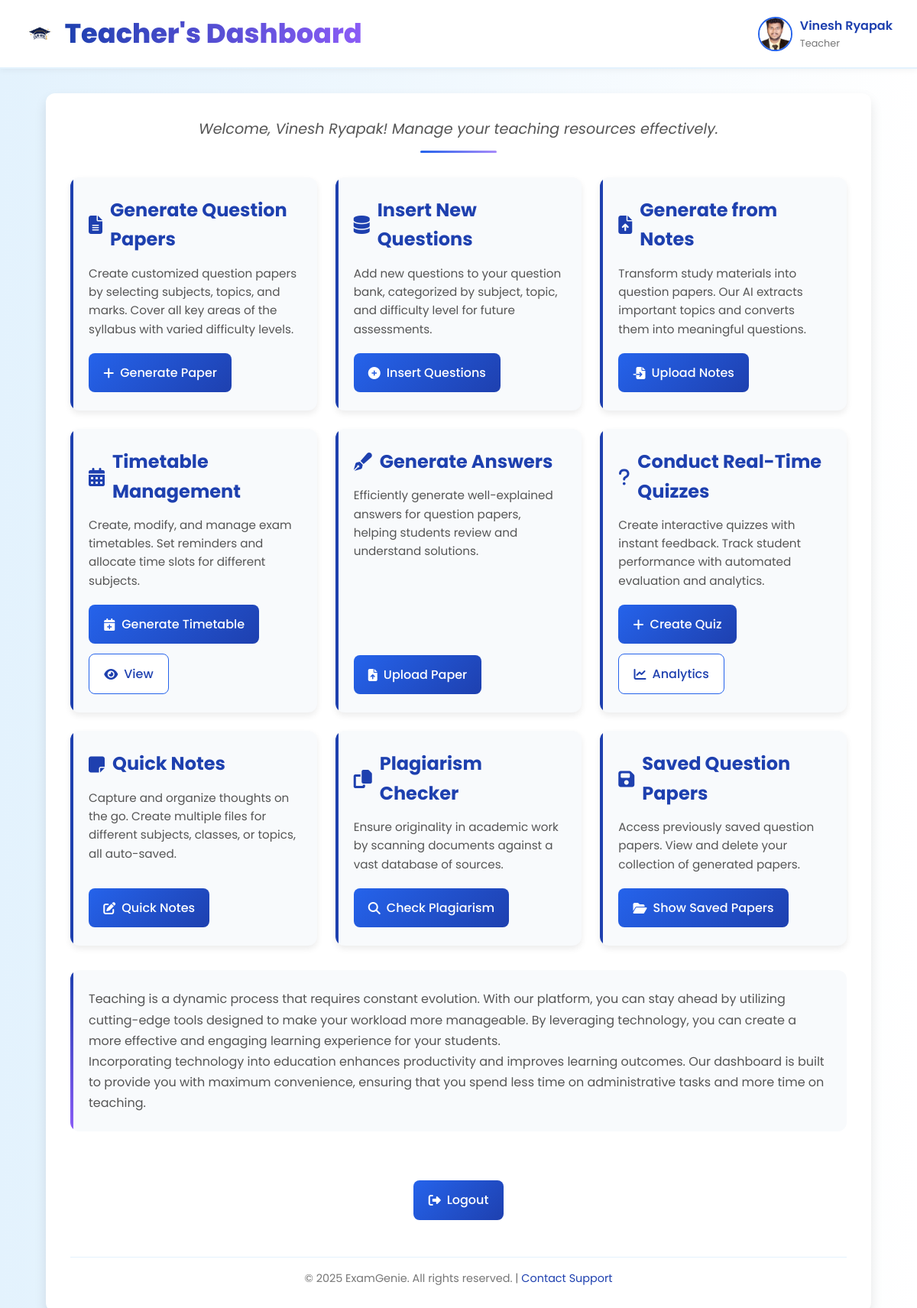
The page /dashboard/ (signed in) on the database its author committed.
### main/models.py (models this page shows, shortened)
class Teacher(AbstractBaseUser, PermissionsMixin):
    email = models.EmailField(unique=True)
    first_name = models.CharField(max_length=50, null=True, blank=True)  # Allowing null
    last_name = models.CharField(max_length=50, null=True, blank=True)  # Allowing null
    profile_photo = models.ImageField(upload_to='profile_photos/', null=True, blank=True)  # Allowing null
    specialization = models.CharField(max_length=100)
    is_active = models.BooleanField(default=True)
    is_staff = models.BooleanField(default=False)
    objects = TeacherManager()
    USERNAME_FIELD = 'email'
    REQUIRED_FIELDS = []

### main/views.py (the view)
# urls.py: path('dashboard/', views.dashboard, name='dashboard'),
def dashboard(request):
    if request.user.is_authenticated:
        return render(request, 'main/dashboard.html')
    else:
        messages.error(request, "You need to log in first.")
        return redirect('login')

### main/templates/main/dashboard.html (shortened to what this page needs)
<!DOCTYPE html>
<html lang="en">
<head>
    {% load static %}
    <link rel="stylesheet" href="{% static 'css/style.css' %}">
    <link rel="stylesheet" href="https://cdnjs.cloudflare.com/ajax/libs/font-awesome/6.4.0/css/all.min.css">
</head>
<body>
    <div class="header">
        <div class="logo-container">
            <img src="{% static 'images/logo.png' %}" alt="ExamGenie Logo" class="logo">
            <h1 class="dashboard-title">Teacher's Dashboard</h1>
        </div>
        <div class="profile-container" onclick="toggleDropdown(event)">
            <img src="{{ user.profile_photo.url }}" alt="Teacher's Photo" class="profile-pic">
            <div class="profile-info">
                <span class="profile-name">{{ user.first_name }} {{ user.last_name }}</span>
                <span class="profile-role">Teacher</span>
            </div>
        </div>
    </div>
    <div class="container">
        <p class="welcome-message">Welcome, {{ user.first_name }} {{ user.last_name }}! Manage your teaching resources effectively.</p>
        <div class="dashboard-buttons">
            <div class="button-group">
                <h3><i class="fas fa-file-alt"></i> Generate Question Papers</h3>
                <p>Create customized question papers by selecting subjects, topics, and marks. Cover all key areas of the syllabus with varied difficulty levels.</p>
                <div class="button-actions">
                    <a href="{% url 'generate_paper_form' %}" class="dashboard-button"><i class="fas fa-plus"></i> Generate Paper</a>
                </div>
            </div>
            <div class="button-group">
                <h3><i class="fas fa-database"></i> Insert New Questions</h3>
                <p>Add new questions to your question bank, categorized by subject, topic, and difficulty level for future assessments.</p>
                <div class="button-actions">
                    <a href="{% url 'insert_questions' %}" class="dashboard-button"><i class="fas fa-plus-circle"></i> Insert Questions</a>
                </div>
            </div>
            <div class="button-group">
                <h3><i class="fas fa-file-upload"></i> Generate from Notes</h3>
                <p>Transform study materials into question papers. Our AI extracts important topics and converts them into meaningful questions.</p>
                <div class="button-actions">
                    <a href="{% url 'upload_files' %}" class="dashboard-button"><i class="fas fa-file-import"></i> Upload Notes</a>
                </div>
            </div>
            <div class="button-group">
                <h3><i class="fas fa-calendar-alt"></i> Timetable Management</h3>
                <p>Create, modify, and manage exam timetables. Set reminders and allocate time slots for different subjects.</p>
                <div class="button-actions">
                    <a href="{% url 'add_timetable' %}" class="dashboard-button"><i class="fas fa-calendar-plus"></i> Generate Timetable</a>
                    <a href="{% url 'view_timetable' %}" class="dashboard-button secondary-button"><i class="fas fa-eye"></i> View</a>
                </div>
            </div>
            <div class="button-group">
                <h3><i class="fas fa-pen-fancy"></i> Generate Answers</h3>
                <p>Efficiently generate well-explained answers for question papers, helping students review and understand solutions.</p>
                <div class="button-actions">
                    <a href="{% url 'upload_question_paper' %}" class="dashboard-button"><i class="fas fa-file-upload"></i> Upload Paper</a>
                </div>
            </div>
            <div class="button-group">
                <h3><i class="fas fa-question"></i> Conduct Real-Time Quizzes</h3>
                <p>Create interactive quizzes with instant feedback. Track student performance with automated evaluation and analytics.</p>
                <div class="button-actions">
                    <a href="{% url 'create_quiz' %}" class="dashboard-button"><i class="fas fa-plus"></i> Create Quiz</a>
                    <a href="{% url 'quiz_analysis' %}" class="dashboard-button secondary-button"><i class="fas fa-chart-line"></i> Analytics</a>
                </div>
            </div>
            <div class="button-group">
                <h3><i class="fas fa-sticky-note"></i> Quick Notes</h3>
                <p>Capture and organize thoughts on the go. Create multiple files for different subjects, classes, or topics, all auto-saved.</p>
                <div class="button-actions">
                    <a href="{% url 'quick_notes' %}" class="dashboard-button"><i class="fas fa-edit"></i> Quick Notes</a>
                </div>
            </div>
            <div class="button-group">
                <h3><i class="fas fa-copy"></i> Plagiarism Checker</h3>
                <p>Ensure originality in academic work by scanning documents against a vast database of sources.</p>
                <div class="button-actions">
                    <a href="{% url 'plagiarism_checker' %}" class="dashboard-button"><i class="fas fa-search"></i> Check Plagiarism</a>
                </div>
            </div>
            <div class="button-group">
                <h3><i class="fas fa-save"></i> Saved Question Papers</h3>
                <p>Access previously saved question papers. View and delete your collection of generated papers.</p>
                <div class="button-actions">
                    <a href="{% url 'view_question_papers' %}" class="dashboard-button"><i class="fas fa-folder-open"></i> Show Saved Papers</a>
                </div>
            </div>
        </div>
        <div class="additional-content">
            <p>Teaching is a dynamic process that requires constant evolution. With our platform, you can stay ahead by utilizing cutting-edge tools designed to make your workload more manageable. By leveraging technology, you can create a more effective and engaging learning experience for your students.</p>
            <p>Incorporating technology into education enhances productivity and improves learning outcomes. Our dashboard is built to provide you with maximum convenience, ensuring that you spend less time on administrative tasks and more time on teaching.</p>
        </div>
        <div style="text-align: center;">
            <a href="{% url 'logout' %}" class="dashboard-button logout-button"><i class="fas fa-sign-out-alt"></i> Logout</a>
        </div>
        <div class="dashboard-footer">
            <p>&copy; 2025 ExamGenie. All rights reserved. | <a href="mailto:support@examgenie.com">Contact Support</a></p>
        </div>
    </div>
</body>
</html>

### main/static/css/style.css (style rules this page uses)
body { font-family: 'Arial', sans-serif; background-color: #f4f4f4; margin: 0; padding: 0; }
.container { max-width: 600px; margin: 50px auto; background-color: white; padding: 20px; border-radius: 10px; box-shadow: 0 4px 8px rgba(0, 0, 0, 0.1); }
h1, h2 { text-align: center; color: #333; margin-bottom: 20px; }
a { text-decoration: none; color: #007bff; }
body { margin: 0; padding: 0; font-family: 'Arial', sans-serif; }

### rows shown on the page
Teacher: profile_photo (picture), first_name "Vinesh", last_name "Ryapak"
